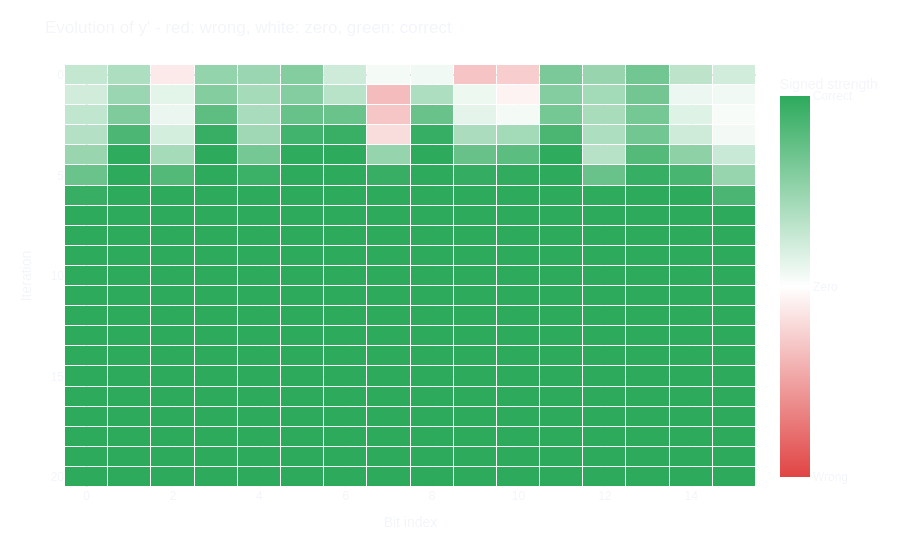

The notebook cell saved with this chart:
### Markdown cell above
## Evolution of $y'$

Each row is the complete LLR vector at the next iteration, starting at $t=0$ at the top. Color uses the same truth-relative mapping as the editor. Hover reveals the **raw signed LLR**, not the color-transformed value. The fixed saturating color scale makes low-confidence details visible even when later iterations become very confident.

### Code cell
import importlib

import _shared.plots as plots

# Reload only plotting code; preserve the editor and the completed result.
plots = importlib.reload(plots)
plots.evolution_figure(result).show(config=plots.PLOT_CONFIG)

### Figure 1 — Plotly figure (JSON) as saved in the notebook; plotly's stock layout.template omitted (floating-point values rounded to 4 significant figures; data arrays with more than 128 entries replaced by an {"elided": "..."} marker saying what was removed)
{"data": [{"colorbar": {"ticktext": ["Wrong", "Zero", "Correct"], "tickvals": [-1, 0, 1], "title": {"text": "Signed strength"}}, "colorscale": [[0, "rgb(225,68,68)"], [0.5, "white"], [1, "rgb(45,170,92)"]], "customdata": {"elided": "21x16 float values"}, "hovertemplate": "t=%{y}, bit=%{x}<br>LLR=%{customdata:.6g}<extra></extra>", "type": "heatmap", "x": [0, 1, 2, 3, 4, 5, 6, 7, 8, 9, 10, 11, 12, 13, 14, 15], "xgap": 1, "y": [0, 1, 2, 3, 4, 5, 6, 7, 8, 9, 10, 11, 12, 13, 14, 15, 16, 17, 18, 19, 20], "ygap": 1, "z": {"elided": "21x16 float values"}, "zmax": 1, "zmin": -1}], "layout": {"dragmode": "zoom", "font": {"family": "var(--vscode-font-family, sans-serif)", "size": 12}, "height": 540, "hovermode": "closest", "margin": {"b": 50, "l": 65, "r": 30, "t": 65}, "paper_bgcolor": "rgba(0,0,0,0)", "plot_bgcolor": "rgba(0,0,0,0)", "title": {"text": "Evolution of y' - red: wrong, white: zero, green: correct"}, "xaxis": {"gridcolor": "rgba(148,163,184,0.12)", "title": {"text": "Bit index"}, "zerolinecolor": "rgba(148,163,184,0.3)"}, "yaxis": {"autorange": "reversed", "gridcolor": "rgba(148,163,184,0.12)", "title": {"text": "Iteration"}, "zerolinecolor": "rgba(148,163,184,0.3)"}}}
